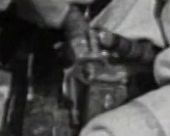
#> input picture data/procedures/dive-helmet-fitting/bundle/crops/air_control_valve.png, 170 x 136 px
$ python -i cutouts.py   (imports and definitions only)
#> lines starting #> are read from the running program, lines starting #| are printed output that depends on the picture; after the words box and inside, x2 and y2 are one past the last pixel; in counts of white or black regions, pixels touching at a corner belong together
"""Cutouts: one RGBA image per part that looks like the real object, for the engine's photo cards.

Sources, best first:
  1. the Muse Image texture (a clean product shot on a plain background): the background is removed by
     flood-filling near-white pixels from the border, so white areas inside the object are kept
  2. the keyframe crop with the SAM 3.1 keyframe mask as alpha (crop and mask share the padded box)
  3. the keyframe crop alone with a feathered rounded-rectangle alpha

No API calls; runs after textures and is cheap enough to redo on every run.
"""
from __future__ import annotations

from pathlib import Path

MAX_PX = 512
WHITE_THRESHOLD = 232      # per-channel floor for "background" in a Muse product shot
SATURATION_MAX = 28        # max channel spread for a background pixel (grey shadows still count)


def _bbox_with_pad(alpha, pad_frac: float = 0.04) -> tuple[int, int, int, int] | None:
    bbox = alpha.getbbox()
    if bbox is None:
        return None
    x1, y1, x2, y2 = bbox
    pad = max(2, int(max(x2 - x1, y2 - y1) * pad_frac))
    return max(0, x1 - pad), max(0, y1 - pad), min(alpha.width, x2 + pad), min(alpha.height, y2 + pad)


def _finish(rgba, out_png: Path) -> Path:
    from PIL import Image
    alpha = rgba.getchannel("A")
    box = _bbox_with_pad(alpha)
    if box:
        rgba = rgba.crop(box)
    rgba.thumbnail((MAX_PX, MAX_PX), Image.LANCZOS)
    out_png.parent.mkdir(parents=True, exist_ok=True)
    rgba.save(out_png, compress_level=6)
    return out_png


# [54 lines left out: functions cutout_from_texture, cutout_from_mask, not called in this run]


def cutout_from_crop(crop_png: Path, out_png: Path) -> Path:
    """Last resort: the crop with feathered rounded corners, so it still reads as a photo of the part."""
#> called with out_png = 'out.png'
    from PIL import Image, ImageDraw, ImageFilter
    crop = Image.open(crop_png).convert("RGBA")
    w, h = crop.size
#> w = 170; h = 136
    r = max(4, min(w, h) // 6)
#> r = 22
    alpha = Image.new("L", (w, h), 0)
#> alpha: PIL image 170x136 L; every value is 0
    ImageDraw.Draw(alpha).rounded_rectangle((1, 1, w - 2, h - 2), radius=r, fill=255)
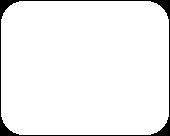
#> alpha: PIL image 170x136 L; 95.4% white; 1 black region, box (x1, y1, x2, y2) and area: (0, 0, 170, 136) 1052
    alpha = alpha.filter(ImageFilter.GaussianBlur(max(1.0, min(w, h) / 40)))
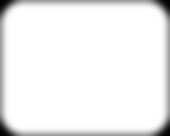
#> alpha: PIL image 170x136 L; min 0, max 255, mean 240.5
    crop.putalpha(alpha)
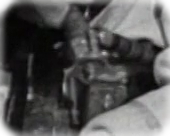
#> crop: PIL image 170x136 RGBA; mean R, G, B, A 76, 75.5, 75.1, 240.5; transparent parts drawn white
    return _finish(crop, out_png)
#> in _bbox_with_pad, `bbox = alpha.getbbox()`: bbox = (0, 0, 170, 136)
#> in _bbox_with_pad, `x1, y1, x2, y2 = bbox`: x1 = 0; x2 = 170; y2 = 136
#> in _bbox_with_pad, `pad = max(2, int(max(x2 - x1, y2 - y1) * pad_frac))`: pad = 6
#> in _finish, `box = _bbox_with_pad(alpha)`: box = (0, 0, 170, 136)


# [27 lines left out: function generate_cutouts, not called in this run]

#> (the run stopped early here; a loop or call above may not have finished)

$ run again, on data/procedures/dive-helmet-fitting/bundle/crops/air_hose.png
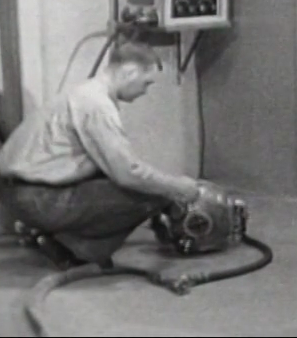
#> input picture data/procedures/dive-helmet-fitting/bundle/crops/air_hose.png, 297 x 338 px
#> in cutout_from_crop, `ImageDraw.Draw(alpha).rounded_rectangle((1, 1, w - 2, h - 2), radius=r..`:
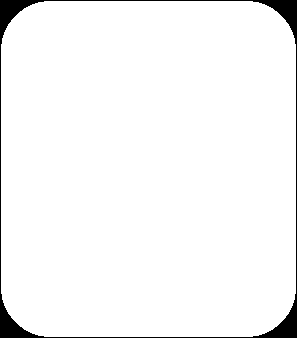
#> alpha: PIL image 297x338 L; 96.6% white; 1 black region, box (x1, y1, x2, y2) and area: (0, 0, 297, 338) 3382
#> in cutout_from_crop, `crop.putalpha(alpha)`:
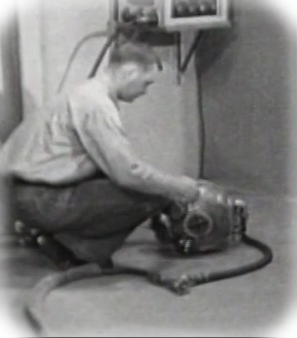
#> crop: PIL image 297x338 RGBA; mean R, G, B, A 118.3, 117.7, 117, 242; transparent parts drawn white
#> bbox = (0, 0, 297, 338)
#> x1 = 0; x2 = 297; y2 = 338
#> pad = 13
#> box = (0, 0, 297, 338)

$ run again, on data/procedures/dive-helmet-fitting/bundle/crops/breastplate_stud.png
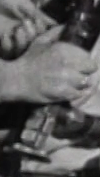
#> input picture data/procedures/dive-helmet-fitting/bundle/crops/breastplate_stud.png, 100 x 177 px
#> in cutout_from_crop, `ImageDraw.Draw(alpha).rounded_rectangle((1, 1, w - 2, h - 2), radius=r..`:
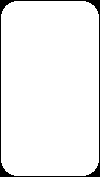
#> alpha: PIL image 100x177 L; 95.5% white; 1 black region, box (x1, y1, x2, y2) and area: (0, 0, 100, 177) 794
#> in cutout_from_crop, `crop.putalpha(alpha)`:
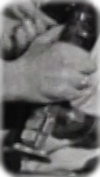
#> crop: PIL image 100x177 RGBA; mean R, G, B, A 93.5, 92.5, 92.3, 241.7; transparent parts drawn white
#> bbox = (0, 0, 100, 177)
#> x1 = 0; x2 = 100; y2 = 177
#> pad = 7
#> box = (0, 0, 100, 177)

$ run again, on data/procedures/dive-helmet-fitting/bundle/crops/breastplate_wing_nut.png
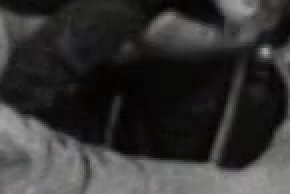
#> input picture data/procedures/dive-helmet-fitting/bundle/crops/breastplate_wing_nut.png, 145 x 97 px (shown 2 times larger)
#> in cutout_from_crop, `ImageDraw.Draw(alpha).rounded_rectangle((1, 1, w - 2, h - 2), radius=r..`:
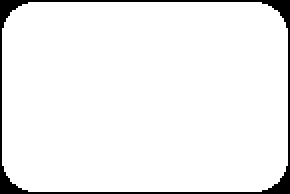
#> alpha: PIL image 145x97 L (shown 2 times larger); 94.9% white; 1 black region, box (x1, y1, x2, y2) and area: (0, 0, 145, 97) 724
#> in cutout_from_crop, `crop.putalpha(alpha)`:
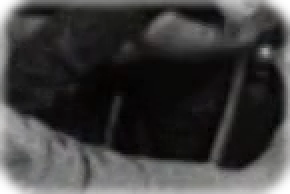
#> crop: PIL image 145x97 RGBA (shown 2 times larger); mean R, G, B, A 52.6, 51.8, 51.5, 240.1; transparent parts drawn white
#> bbox = (0, 0, 145, 97)
#> x1 = 0; x2 = 145; y2 = 97
#> pad = 5
#> box = (0, 0, 145, 97)
